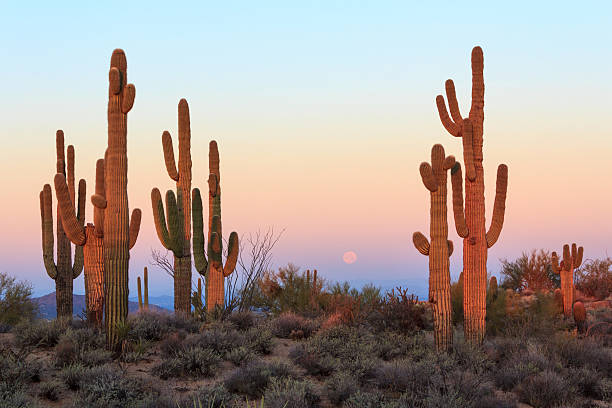
#> input picture cactus.jpg, 612 x 408 px
$ python -i art_converter.py   (imports and definitions only)
#> lines starting #> are read from the running program, lines starting #| are printed output that depends on the picture
"""ArtConverter module - converts photos to high-quality pixel art for cross-stitch."""
import numpy as np
from PIL import Image, ImageEnhance, ImageFilter
from pathlib import Path
from typing import Union, Optional, Tuple
import warnings

# Optional dependencies for advanced features
try:
    import cv2
    HAS_OPENCV = True
except ImportError:
    HAS_OPENCV = False
    warnings.warn("opencv-python not installed. Advanced filters unavailable. Install with: pip install opencv-python")

try:
    from sklearn.cluster import KMeans
    HAS_SKLEARN = True
except ImportError:
    HAS_SKLEARN = False
    warnings.warn("scikit-learn not installed. K-means color clustering unavailable. Install with: pip install scikit-learn")


class QualityPreset:
    """Predefined quality presets for different image types."""

    PHOTO = {
        'bilateral_d': 9,
        'bilateral_sigma_color': 75,
        'bilateral_sigma_space': 75,
        'edge_enhance': 0.3,
        'contrast_boost': 1.1,
        'kmeans_colors': 64
    }

    LANDSCAPE = {
        'bilateral_d': 7,
        'bilateral_sigma_color': 60,
        'bilateral_sigma_space': 60,
        'edge_enhance': 0.5,
        'saturation_boost': 1.2,
        'contrast_boost': 1.15,
        'kmeans_colors': 48
    }

    PORTRAIT = {
        'bilateral_d': 11,
        'bilateral_sigma_color': 80,
        'bilateral_sigma_space': 80,
        'edge_enhance': 0.2,
        'contrast_boost': 1.05,
        'kmeans_colors': 56
    }

    DETAILED = {
        'bilateral_d': 5,
        'bilateral_sigma_color': 50,
        'bilateral_sigma_space': 50,
        'edge_enhance': 0.7,
        'sharpen_strength': 1.3,
        'kmeans_colors': 72
    }


class ArtConverter:
    """
    Convert photos to high-quality cross-stitch ready pixel art.

    Uses multi-stage pipeline with edge-preserving filters, intelligent
    color reduction, and selective enhancement for professional results.
    """

    def __init__(self, target_width: int = 128, preset: str = 'photo'):
        """
        Initialize ArtConverter.

        Args:
            target_width: Target pixel width (default 128 for cross-stitch)
            preset: Quality preset name ('photo', 'landscape', 'portrait', 'detailed')
        """
        self.target_width = target_width
        self.preset = self._load_preset(preset)

    def _load_preset(self, preset_name: str) -> dict:
        """Load quality preset configuration."""
        presets = {
            'photo': QualityPreset.PHOTO,
            'landscape': QualityPreset.LANDSCAPE,
            'portrait': QualityPreset.PORTRAIT,
            'detailed': QualityPreset.DETAILED
        }
        return presets.get(preset_name.lower(), QualityPreset.PHOTO)

    # [165 lines left out: functions convert, _bilateral_filter, _smart_resize, _kmeans_simplify, _enhance_edges, _adjust_colors, not called in this run]

    def convert_basic(self, image_path: Union[str, Path]) -> Image.Image:
        """
        Basic conversion without advanced features.

        Falls back to simple high-quality resize when opencv/sklearn
        are not available.

        Args:
            image_path: Path to input image

        Returns:
            PIL Image
        """
#> called with image_path = '../../cactus.jpg'
        img = Image.open(image_path).convert('RGB')
#> img is the input picture: PIL image 612x408 RGB; mean R, G, B 164.8, 151.2, 145.3

        # Just high-quality resize
        aspect = img.height / img.width
#> aspect = 0.667
        target_height = int(self.target_width * aspect)
#> target_height = 85

        resized = img.resize(
            (self.target_width, target_height),
            Image.Resampling.LANCZOS
        )
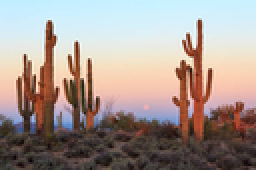
#> resized: PIL image 128x85 RGB (shown 2 times larger); mean R, G, B 164.7, 151.2, 145.3

        # Basic sharpening
        enhancer = ImageEnhance.Sharpness(resized)
        sharpened = enhancer.enhance(1.2)

        return sharpened


# [26 lines left out: function convert_to_pixel_art, not called in this run]

>>> result = ArtConverter().convert_basic('../../cactus.jpg')
